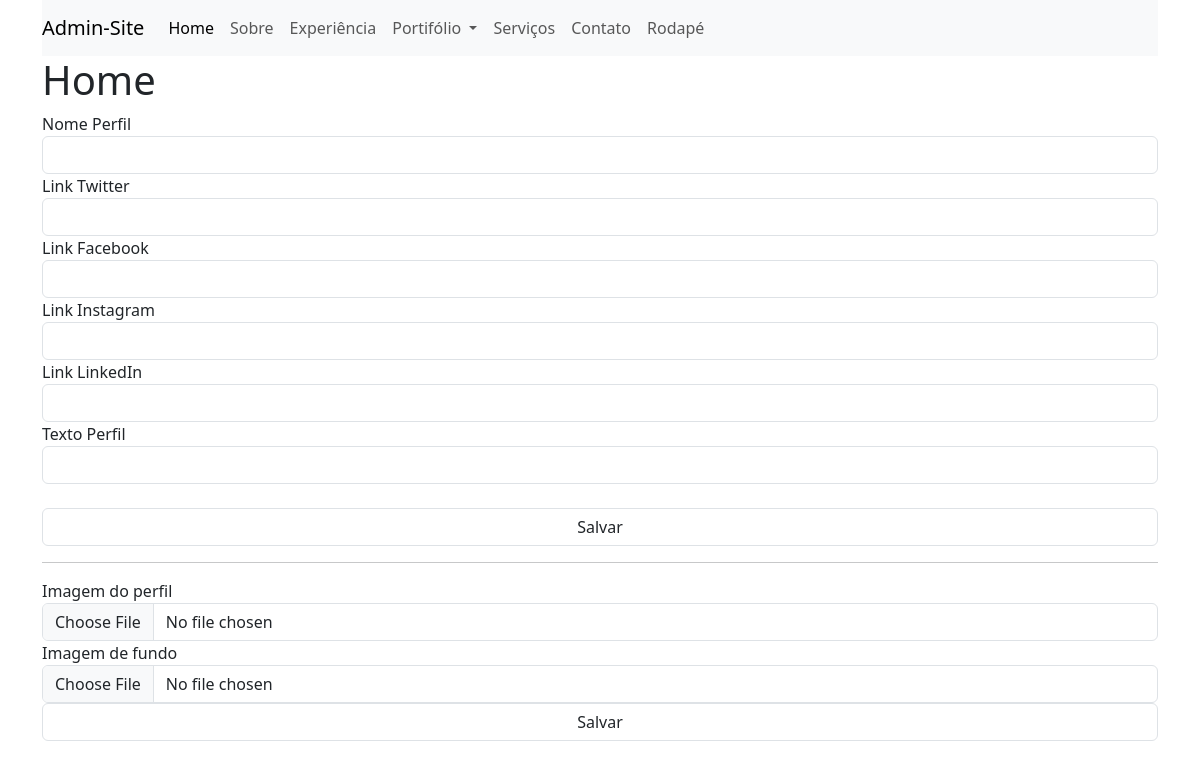
The page /admin/home.php?pg=homePg (signed in) on the database as committed earlier.
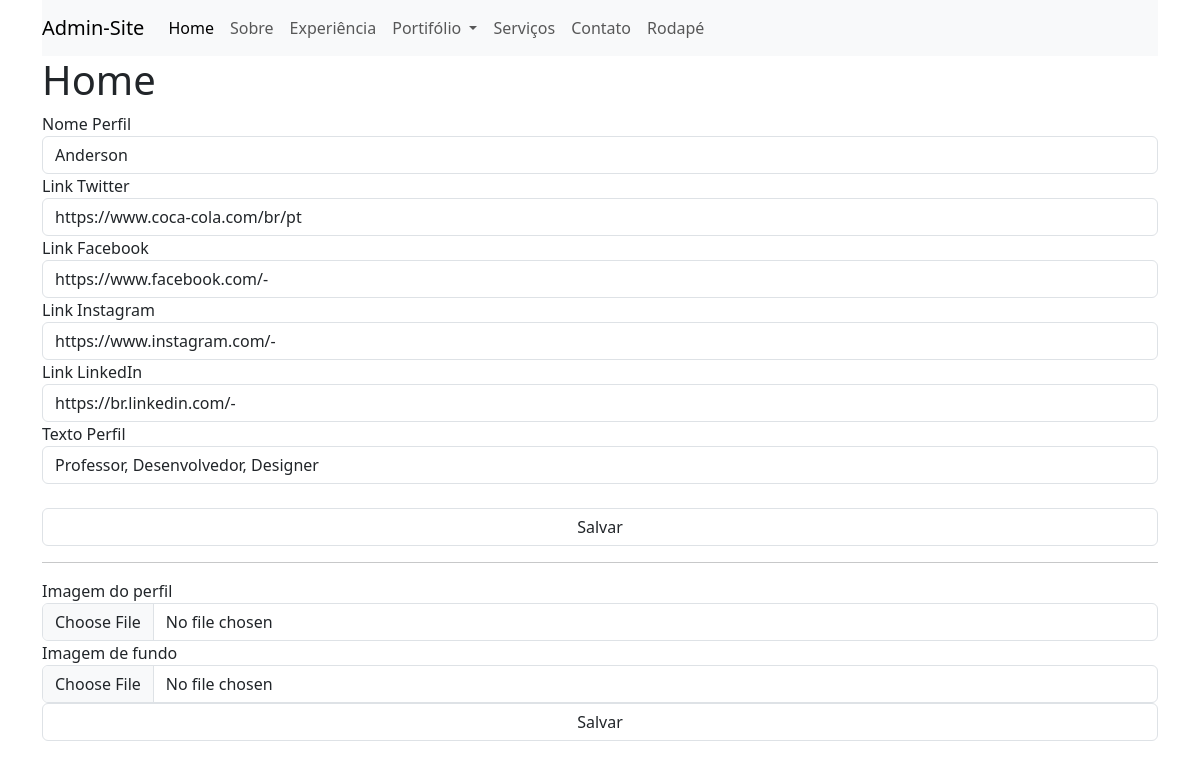
The same page on the database as committed later.
### tables this page shows
CREATE TABLE `settings` (
  `id` int(11) NOT NULL AUTO_INCREMENT,
  `setting_key` varchar(100) DEFAULT NULL,
  `setting_value` text,
  PRIMARY KEY (`id`)
);

### admin/connect.php (called while the page is built, shortened)
<?php
class connect
{
  function select($sql)
  {
    try {
      $cnx = new PDO('mysql:host=' . HOST . ';dbname=' . DB . '', USER, PASS, array(PDO::MYSQL_ATTR_INIT_COMMAND => "SET NAMES utf8"));
      $con = $cnx->prepare($sql);
      $con->execute();
      return $con->fetch(PDO::FETCH_ASSOC);
    } catch (PDOException $e) {
      echo "Ops! desculpe, algo deu errado, por favor tente mais tarde:<br>";
      echo "<br>";
      echo $e->getMessage();
      exit;
    }
  }
}

### admin/helpers.php (called while the page is built, shortened)
<?php
require_once "./connect.php";
class Helpers
{
  public static function getSettings($setting_key)
  {
    $sql = new connect();
    $consulta = $sql->select("SELECT * FROM settings WHERE setting_key =  '{$setting_key}'");
    return $consulta['setting_value'];
  }
}

### admin/pg/homePg.php (the view, shortened to what this page needs)
<h1>Home</h1>
<form method="post" class="form-group">
    <label class="label" for="nome_perfil">Nome Perfil</label>
    <input class="form-control" type="text" name="nome_perfil" id="nome_perfil" value="<?= Helpers::getSettings("nome_perfil"); ?>">
    <label class="label" for="link_twitter">Link Twitter</label>
    <input class="form-control" type="text" name="link_twitter" id="link_twitter" value="<?= Helpers::getSettings("link_twitter") ?>">
    <label class="label" for="link_face">Link Facebook</label>
    <input class="form-control" type="text" name="link_face" id="link_face" value="<?= Helpers::getSettings("link_face") ?>">
    <label class="label" for="link_insta">Link Instagram</label>
    <input class="form-control" type="text" name="link_insta" id="link_insta" value="<?= Helpers::getSettings("link_insta") ?>">
    <label class="label" for="link_linkedin">Link LinkedIn</label>
    <input class="form-control" type="text" name="link_linkedin" id="link_linkedin" value="<?= Helpers::getSettings("link_linkedin") ?>">
    <label class="label" for="link_linkedin">Texto Perfil</label>
    <input class="form-control" type="text" name="texto_perfil" id="texto_perfil" value="<?= Helpers::getSettings("texto_perfil") ?>">
    <br>
    <input class="form-control" type="submit" name="salvar" value="Salvar">
</form>
<hr>
<form method="post" class="form-group" enctype="multipart/form-data">
    <label>Imagem do perfil</label>
    <input type="file" name="img_perfil" class="form-control">
    <label>Imagem de fundo</label>
    <input type="file" name="img_fundo" class="form-control">
    <input type="submit" class="form-control" name="imagens_Home" value="Salvar">
</form>

Rows that differ between the two databases and show on the page:
added settings: nome_perfil "Anderson"
added settings: link_twitter "https://www.coca-cola.com/br/pt"
added settings: link_face "https://www.facebook.com/-"
added settings: link_insta "https://www.instagram.com/-"
added settings: link_linkedin "https://br.linkedin.com/-"
added settings: texto_perfil "Professor, Desenvolvedor, Designer"
